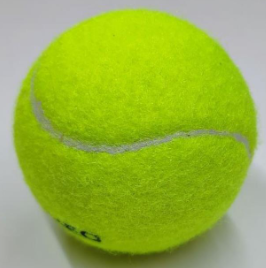
#> input picture objects/obj3.png, 266 x 268 px
$ python hsv_picker.py
#> lines starting #> are read from the running program, lines starting #| are printed output that depends on the picture; after the words box and inside, x2 and y2 are one past the last pixel; in counts of white or black regions, pixels touching at a corner belong together
import cv2
import numpy as np


def nothing(x):
    pass


# Load image
image = cv2.imread('objects/obj3.png')
#> image is the input picture: shape (268, 266, 3); mean B, G, R 63.4, 179, 151.7

# Create a window
cv2.namedWindow('image')

# Create trackbars for color change
# Hue is from 0-179 for Opencv
cv2.createTrackbar('HMin', 'image', 0, 179, nothing)
#> slider 'HMin' is set to 35
cv2.createTrackbar('SMin', 'image', 0, 255, nothing)
#> slider 'SMin' is set to 51
cv2.createTrackbar('VMin', 'image', 0, 255, nothing)
#> slider 'VMin' is set to 51
cv2.createTrackbar('HMax', 'image', 0, 179, nothing)
#> slider 'HMax' is set to 179
cv2.createTrackbar('SMax', 'image', 0, 255, nothing)
#> slider 'SMax' is set to 255
cv2.createTrackbar('VMax', 'image', 0, 255, nothing)
#> slider 'VMax' is set to 255

# Set default value for Max HSV trackbars
cv2.setTrackbarPos('HMax', 'image', 179)
cv2.setTrackbarPos('SMax', 'image', 255)
cv2.setTrackbarPos('VMax', 'image', 255)

# Initialize HSV min/max values
hMin = sMin = vMin = hMax = sMax = vMax = 0
phMin = psMin = pvMin = phMax = psMax = pvMax = 0

while (1):
    # Get current positions of all trackbars
    hMin = cv2.getTrackbarPos('HMin', 'image')
    sMin = cv2.getTrackbarPos('SMin', 'image')
    vMin = cv2.getTrackbarPos('VMin', 'image')
    hMax = cv2.getTrackbarPos('HMax', 'image')
    sMax = cv2.getTrackbarPos('SMax', 'image')
    vMax = cv2.getTrackbarPos('VMax', 'image')

    # Set minimum and maximum HSV values to display
    lower = np.array([hMin, sMin, vMin])
    upper = np.array([hMax, sMax, vMax])

    # Convert to HSV format and color threshold
    hsv = cv2.cvtColor(image, cv2.COLOR_BGR2HSV)
#> hsv: shape (268, 266, 3); mean H, S, V 51.4, 165.4, 179.6
    mask = cv2.inRange(hsv, lower, upper)
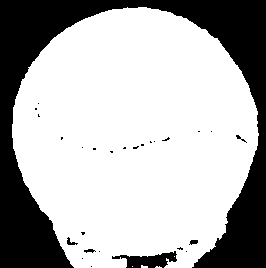
#> mask: shape (268, 266); 70% white; 27 black regions (21 under 20 px), largest, box (x1, y1, x2, y2) and area: (0, 0, 266, 268) 20571, (112, 251, 177, 268) 593, (67, 237, 78, 245) 38, (189, 240, 198, 245) 32, (84, 249, 96, 253) 29, (236, 135, 247, 143) 24
    result = cv2.bitwise_and(image, image, mask=mask)
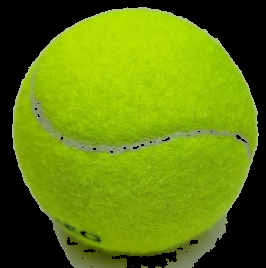
#> result: shape (268, 266, 3); mean B, G, R 11.3, 125.6, 99.4

    # Print if there is a change in HSV value
    if ((phMin != hMin) | (psMin != sMin) | (pvMin != vMin) | (phMax != hMax) | (psMax != sMax) | (pvMax != vMax)):
        print("(hMin = %d , sMin = %d, vMin = %d), (hMax = %d , sMax = %d, vMax = %d)" % (
        hMin, sMin, vMin, hMax, sMax, vMax))
        phMin = hMin
        psMin = sMin
        pvMin = vMin
        phMax = hMax
        psMax = sMax
        pvMax = vMax

    # Display result image
    cv2.imshow('image', result)
    if cv2.waitKey(10) & 0xFF == ord('q'):
#> (key q is pressed here)
        break

cv2.destroyAllWindows()

$ run again, with objects/obj1.png copied over objects/obj3.png
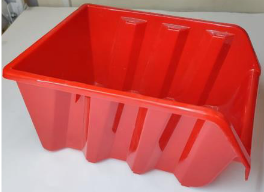
#> input picture objects/obj1.png, 264 x 192 px
#> image is the input picture: shape (192, 264, 3); mean B, G, R 90.5, 94, 198.9
#> hsv: shape (192, 264, 3); mean H, S, V 50.4, 140.6, 200.2
#> `mask = cv2.inRange(hsv, lower, upper)`:
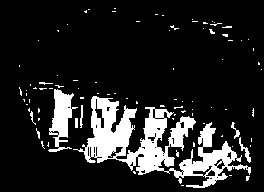
#> mask: shape (192, 264); 14.2% white; 90 white regions (81 under 20 px), largest, box (x1, y1, x2, y2) and area: (73, 96, 251, 188) 5655, (48, 89, 78, 152) 870, (239, 137, 251, 163) 88
#> `result = cv2.bitwise_and(image, image, mask=mask)`:
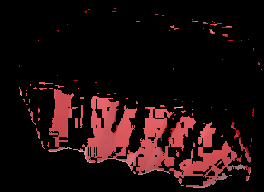
#> result: shape (192, 264, 3); mean B, G, R 12.9, 12.2, 29.4
